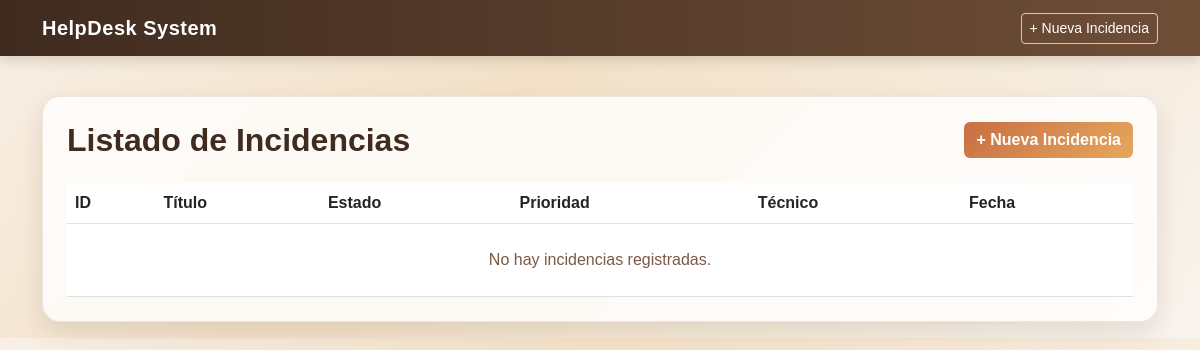
Before: /incidencias/ with the older database file.
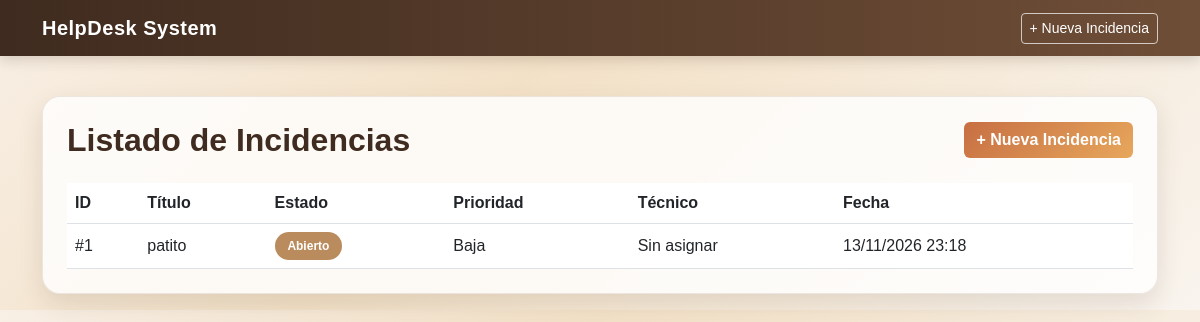
After: the same page with the newer database file.
### incidencias/models.py (models this page shows, shortened)
class Incidencia(models.Model):
    ESTADO_CHOICES = [
        ('ABIERTO', 'Abierto'),
        ('EN_PROCESO', 'En Proceso'),
        ('CERRADO', 'Cerrado'),
    ]
    PRIORIDAD_CHOICES = [
        ('BAJA', 'Baja'),
        ('MEDIA', 'Media'),
        ('ALTA', 'Alta'),
    ]
    titulo = models.CharField(max_length=150, verbose_name="Título")
    descripcion = models.TextField(verbose_name="Descripción")
    fecha_creacion = models.DateTimeField(auto_now_add=True, verbose_name="Fecha de Creación")
    estado = models.CharField(max_length=20, choices=ESTADO_CHOICES, default='ABIERTO', verbose_name="Estado")
    prioridad = models.CharField(max_length=20, choices=PRIORIDAD_CHOICES, default='MEDIA', verbose_name="Prioridad")
    tecnico = models.ForeignKey(Tecnico, on_delete=models.SET_NULL, null=True, blank=True, related_name='incidencias', verbose_name="Técnico Asignado")
    class Meta:
        verbose_name = "Incidencia"
        verbose_name_plural = "Incidencias"
        ordering = ['-fecha_creacion']

### incidencias/views.py (the view)
# urls.py: path('', ListaIncidenciasView.as_view(), name='lista_incidencias'),
class ListaIncidenciasView(ListView):
    model = Incidencia
    template_name = 'incidencias/lista_incidencias.html'
    context_object_name = 'incidencias'

### incidencias/templates/incidencias/lista_incidencias.html
{% extends 'incidencias/base.html' %}
{% block content %}
<div class="card p-4">
    <div class="d-flex justify-content-between align-items-center mb-4">
        <h2 class="page-title mb-0">Listado de Incidencias</h2>
        <a class="btn btn-primary" href="{% url 'crear_incidencia' %}">+ Nueva Incidencia</a>
    </div>
    <div class="table-responsive">
        <table class="table table-hover align-middle mb-0">
            <thead>
                <tr>
                    <th>ID</th>
                    <th>Título</th>
                    <th>Estado</th>
                    <th>Prioridad</th>
                    <th>Técnico</th>
                    <th>Fecha</th>
                </tr>
            </thead>
            <tbody>
                {% for inc in incidencias %}
                <tr>
                    <td>#{{ inc.id }}</td>
                    <td>{{ inc.titulo }}</td>
                    <td><span class="badge bg-secondary">{{ inc.get_estado_display }}</span></td>
                    <td>{{ inc.get_prioridad_display }}</td>
                    <td>{{ inc.tecnico|default:"Sin asignar" }}</td>
                    <td>{{ inc.fecha_creacion|date:"d/m/Y H:i" }}</td>
                </tr>
                {% empty %}
                <tr>
                    <td colspan="6" class="text-center text-muted py-4">No hay incidencias registradas.</td>
                </tr>
                {% endfor %}
            </tbody>
        </table>
    </div>
</div>
{% endblock %}

### incidencias/templates/incidencias/base.html (shortened to what this page needs)
<!DOCTYPE html>
<html lang="es">
<head>
    <link href="https://cdn.jsdelivr.net/npm/bootstrap@5.3.0/dist/css/bootstrap.min.css" rel="stylesheet">
</head>
<body>
    <nav class="navbar navbar-dark mb-4">
        <div class="container">
            <a class="navbar-brand" href="{% url 'lista_incidencias' %}">HelpDesk System</a>
            <a class="btn btn-outline-light btn-sm" href="{% url 'crear_incidencia' %}">+ Nueva Incidencia</a>
        </div>
    </nav>
    <div class="container py-3">
        {% block content %}{% endblock %}
    </div>
</body>
</html>

### incidencias/templates/incidencias/base.html (style rules this page uses)
:root { --marron-oscuro: #3f2b1f; --marron-medio: #6f4e37; --marron-claro: #b98b5d; --terracota: #c76f43; --naranja: #e7a75c; --crema: #f7f1e8; --blanco: #fffdf9; --texto: #2d1d17; --sombra: rgba(71, 46, 34, 0.12); }
body { background: linear-gradient(135deg, #f8efe5 0%, #f3e1c7 40%, #f9f4ee 100%); color: var(--texto); font-family: Arial, sans-serif; }
.navbar { background: linear-gradient(90deg, var(--marron-oscuro), var(--marron-medio)); box-shadow: 0 4px 12px rgba(63, 43, 31, 0.18); }
.navbar-brand { font-weight: 700; letter-spacing: 0.5px; }
.btn-primary { background: linear-gradient(135deg, var(--terracota), var(--naranja)); border: none; color: white; font-weight: 600; }
.btn-outline-light { border-color: rgba(255,255,255,0.7); color: white; }
.card { background: rgba(255,255,255,0.8); border: 1px solid rgba(111, 78, 55, 0.12); border-radius: 18px; box-shadow: 0 10px 24px var(--sombra); }
.table thead { background: linear-gradient(90deg, var(--marron-oscuro), var(--marron-medio)); color: white; }
.badge { font-size: 0.75rem; padding: 0.5rem 0.8rem; border-radius: 999px; }
.badge.bg-secondary { background-color: var(--marron-claro) !important; }
.table tbody tr { transition: 0.2s ease; }
.page-title { color: var(--marron-oscuro); font-weight: 700; }

Changed rows visible on the page:
added Incidencia: id "1", titulo "patito", estado "Abierto", prioridad "Baja", tecnico "Sin asignar", fecha_creacion "13/11/2026 23:18"
Other visible differences:
text no longer shown: "No hay incidencias registradas."
